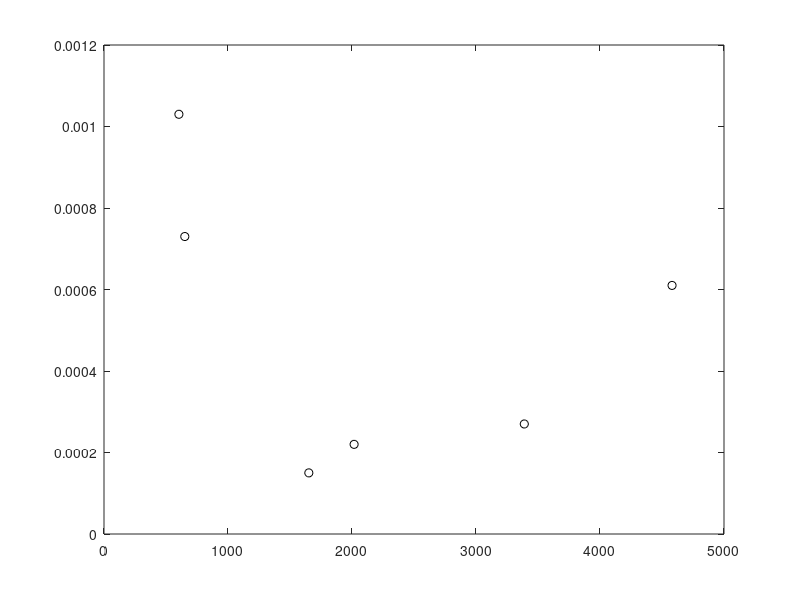

Reproduce this figure in MATLAB. (Note: this script raises an error after producing the figure.)


%Velocity_up=rmoutliers(Data(:,11))
displa_up=[0.061 0.015 0.027 0.022 0.073 0.103]*0.01% displacement in m/yr
uncer_displa=[0.037 0.016 0.013 0.017 0.018 0.030]*0.01 % uncertantanties in m/yr
dd=displa_up';
mo=[50000000 30000000 5000000];%pa
mogicor=[475367.09 6580590.6];
%secondmogi=59.372121,-153.429222 coordenadas segunda morgi source
dosmogi=[475606.91 6581567.72];
tresmogi=[473435.58 6583934.51];
first=[479886.43 6581339.77];
second= [473801.83 6580062.95];
third=[475625.60 6577211.10];
fourth=[475126.14 6582593.14];
fifth=[474720.21 6580513.28];
sixth=[475971.04 6580583.54];

xest=[ 479886.43 473801.83 475625.60 475126.14 474720.21 475971.04 ];
xnorth=[6581339.77 6580062.95 6577211.10 6582593.14 6580513.28 6580583.54];
%deltap=model parameters
%calculate r, horizaontal distance
ro=zeros(length(xest),1) 
rd=zeros(length(xest),1)
rt=zeros(length(xest),1)
for h=1:length(xest)

    ro(h)=sqrt((xest(h)-mogicor(1))^2+(xnorth(h)-mogicor(2))^2)
     rd(h)=sqrt((xest(h)-dosmogi(1))^2+(xnorth(h)-dosmogi(2))^2)
      rt(h)=sqrt((xest(h)-tresmogi(1))^2+(xnorth(h)-tresmogi(2))^2)

end 




 %P= 3*10^6%$Pa$
 %a= 500 %$m$
  a= 200 %$m$

 GG= 30*10^9 %$Pa$
 d= 5000%m%
%%
 %Our model is gonna assume 3 differents sources of magma.
 
%Calculate G
   
%G= zeros(length(displa_up),1);
%for k=1:length(displa_up)
 %  G(k)=(3*d*(a^3))/(4*GG*(d^2+r(k)^2)^(3/2));
%end 
r=[ro rd rt];
G= zeros(length(displa_up),2);

for k=1:length(displa_up)
    for j=1:3
     G(k,j)=(3*d*(a^3))/(4*GG*(d^2+r(k,j)^2)^(3/2));
    end
end 
esquarevalues=[]
x=lsqnonneg(G,dd)
for y=1:length(d);
    dp=G*x;
    e=(d(y,1)-dp(y,1))
    esquare=e^2
    esquarevalues=[esquarevalues, esquare]
end
efinal=sum(esquarevalues)
l22=sqrt(efinal)

figure,
plot(ro,dd,'ko');
hold on
errorbar(r,dd,uncer_displa,'r*')
ylim([-0.003, 0.003])
legend('Dispacement rate + uncertainty ', 'FontSize', 12)
xlabel('Distance to the mogi source [m]',  'FontSize', 18)
ylabel('Displacement rate [m/year]', 'FontSize', 18)


figure,
subplot(3,3,1);
plot(ro,dd,'ko');
hold on
errorbar(r,dd,uncer_displa,'r*')
ylim([-0.003, 0.003])
legend('Dispacement rate + uncertainty ', 'FontSize', 3)
xlabel('Distance to the mogi source [m]',  'FontSize', 6)
ylabel('Displacement rate [m/year]', 'FontSize', 6)
subplot(3,3,2);
plot(rd,dd,'ko');
hold on
errorbar(r,dd,uncer_displa,'r*')
ylim([-0.003, 0.003])
legend('Dispacement + uncertainty ', 'FontSize', 3)
xlabel('Distance to the mogi source [m]',  'FontSize', 6)
ylabel('Displacement [m/year]', 'FontSize', 6)

subplot(3,3,3);
plot(rt,dd,'ko');
hold on
errorbar(r,dd,uncer_displa,'r*')
ylim([-0.003, 0.003])
legend('Dispacement + uncertainty ', 'FontSize', 3)
xlabel('Distance to the mogi source [m]',  'FontSize', 6)
ylabel('Displacement [m/year]', 'FontSize', 6)

%plot(rr,dd,'ko')

p=1;
[U S V] =svd(G)
Up = U(:,1:1);
Sp = S(1:1,1:1);
Vp = V(:,1:1);
% %(∆P) is pressure change
% %in the chamber (10-40 MPa),
  ginverse=Vp*inv(Sp)*Up'
  mest=ginverse*dd
% predict data using estimated model parameters
dpred = G*mest % [s] predicted data
resid = dd-dpred; % [s], residual between observed and predicted data
L2 = sqrt(resid'*resid)
R=Vp*Vp.'
S=Up*Up.'
unce_d_2=[uncer_displa(1,1)^2 uncer_displa(1,2)^2 uncer_displa(1,3)^2 uncer_displa(1,4)^2 uncer_displa(1,5)^2 uncer_displa(1,6)^2];%
disp("The units of unce_d_2 are (mm/yr)^2 ")
cov_d=diag(unce_d_2)
cov_m= ginverse*cov_d*(ginverse)'
uncertainities=[sqrt(cov_m(1,1)) sqrt(cov_m(2,2)) sqrt(cov_m(3,3))]
%%
disp('L2 calculate for the last row')

% plot data
figure
plot([dd dpred],'*');
legend('Observed data','Predicted data','FontSize', 15);
xlabel('Stations','FontSize', 18);
ylabel('Displacement rate [m/year]','FontSize', 18);
title(['Surface displacement up using S=1, L2 Norm = ',num2str(L2),' [m]']);

figure,
subplot(2,1,1)
imagesc(R)
title('Matrix resolution using S=1');
colorbar
subplot(2,1,2)
imagesc(S)
title('Matrix S,Data resolution S=1');
colorbar

figure,imagesc(cov_m)
title('Covariance matrix using S=1');
colorbar
figure  % plot model parameters
subplot(2,1,1)
imagesc(reshape(mo,1,3)'); 
caxis([1 10]); axis equal off
colorbar
title('Idealized pressure [km/s]');
subplot(2,1,2)
imagesc(reshape(mest,1,3)'); 
title(['Change Presion, p=',num2str(p)]);
caxis([1 10]); axis equal off
colorbar
